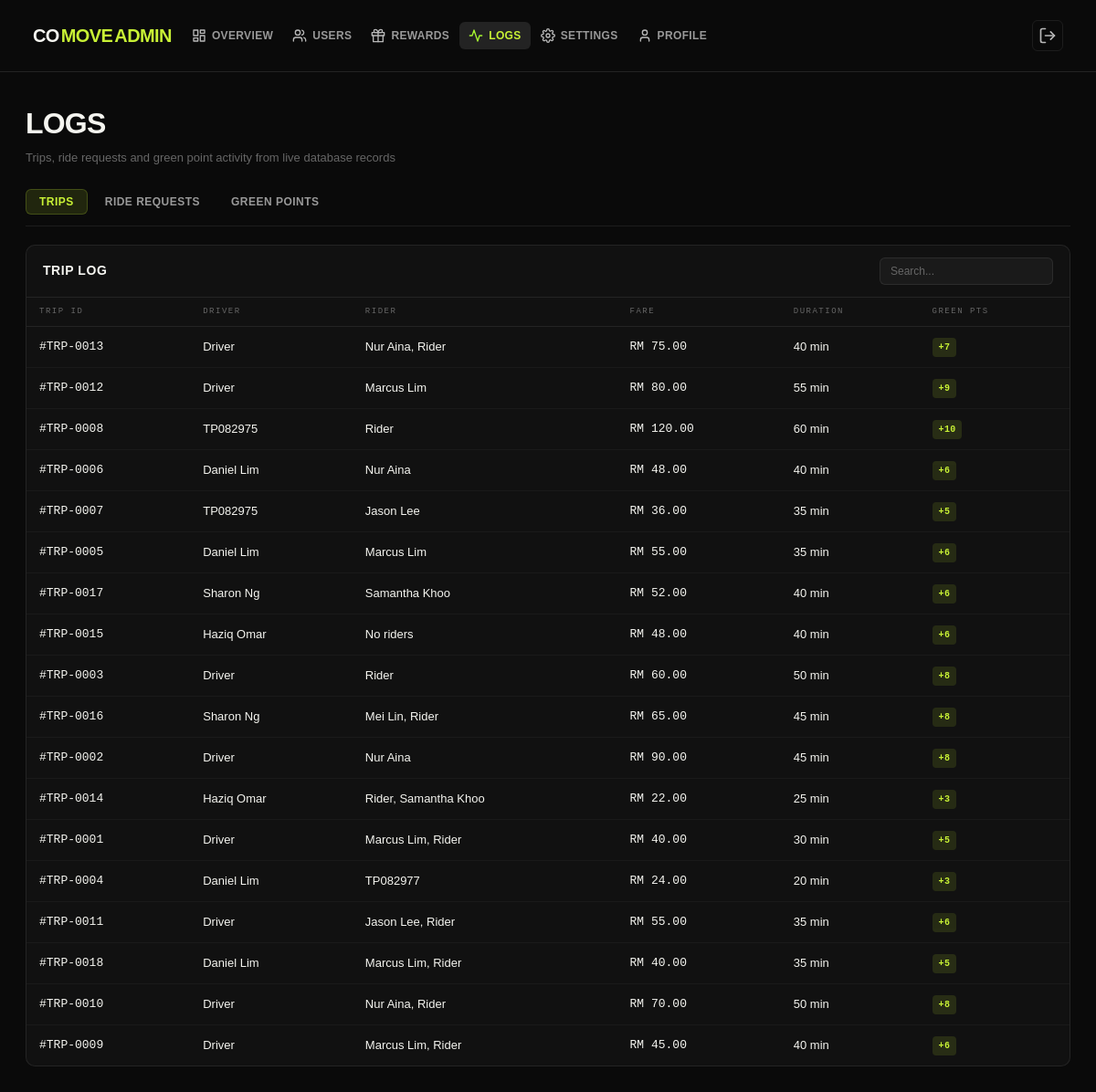
Page /src/roles/admin/logs.php (signed in) on the earlier database version.
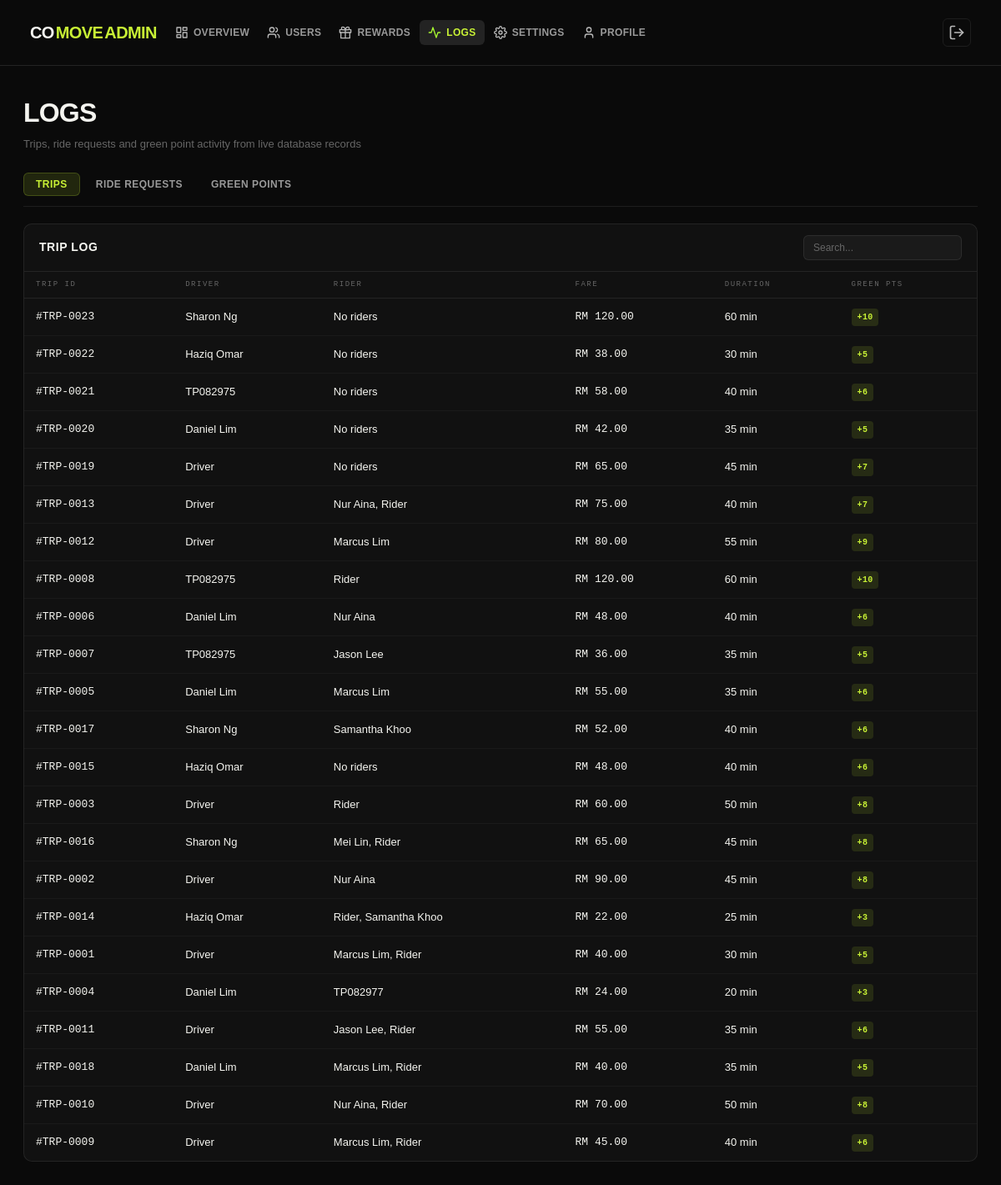
Same page on the later database version.
### tables this page shows
CREATE TABLE `trip` (
  `trip_id` int(11) NOT NULL,
  `driver_id` int(11) NOT NULL,
  `start_location` varchar(100) NOT NULL,
  `end_location` varchar(100) NOT NULL,
  `departure_time` datetime NOT NULL,
  `total_seats` int(11) NOT NULL DEFAULT 0,
  `estimated_duration` int(11) DEFAULT NULL,
  `total_amount` decimal(10,2) NOT NULL DEFAULT 0.00,
  `gained_point` float DEFAULT NULL,
  `trip_status` varchar(20) NOT NULL DEFAULT 'scheduled' CHECK (`trip_status` in ('scheduled','ongoing','completed'))
);

CREATE TABLE `driver` (
  `driver_id` int(11) NOT NULL,
  `name` varchar(50) NOT NULL,
  `email` varchar(100) NOT NULL,
  `password` varchar(255) NOT NULL,
  `phone_number` varchar(20) NOT NULL,
  `profile_photo` mediumblob DEFAULT NULL,
  `created_at` datetime NOT NULL DEFAULT current_timestamp(),
  `approved_by` int(11) DEFAULT NULL,
  `driver_status` varchar(20) NOT NULL DEFAULT 'pending' CHECK (`driver_status` in ('pending','active','rejected','banned')),
  `nric_number` char(12) NOT NULL,
  `nric_front_image` mediumblob NOT NULL,
  `nric_back_image` mediumblob NOT NULL,
  `license_front_image` mediumblob NOT NULL,
  `license_back_image` mediumblob NOT NULL,
  `license_expiry_date` date NOT NULL,
  `vehicle_model` varchar(20) DEFAULT NULL,
  `plate_number` char(10) NOT NULL,
  `color` varchar(20) DEFAULT NULL
);

### src/roles/admin/includes/bootstrap.php (called while the page is built, shortened)
<?php
function adminEscape($value): string
{
    return htmlspecialchars((string) $value, ENT_QUOTES, 'UTF-8');
}
function adminFetchAll(mysqli $dbConn, string $sql, string $types = '', array $params = []): array
{
    $stmt = mysqli_prepare($dbConn, $sql);
    mysqli_stmt_execute($stmt);
    $result = mysqli_stmt_get_result($stmt);
    $rows = [];
    while ($row = mysqli_fetch_assoc($result)) {
        $rows[] = $row;
    }
    return $rows;
}

### src/roles/admin/logs.php (the view, shortened to what this page needs)
<?php
$activePage = 'logs';
require_once __DIR__ . '/includes/header.php';
$tripLogs = adminFetchAll(
    $dbConn,
    "SELECT
        t.trip_id,
        d.name AS driver_name,
        COALESCE(GROUP_CONCAT(DISTINCT r.name ORDER BY r.name SEPARATOR ', '), 'No riders') AS rider_names,
        t.total_amount,
        t.estimated_duration,
        t.gained_point
     FROM TRIP t
     INNER JOIN DRIVER d ON d.driver_id = t.driver_id
     LEFT JOIN RIDE_REQUEST rq ON rq.trip_id = t.trip_id AND rq.request_status = 'approved'
     LEFT JOIN RIDER r ON r.rider_id = rq.rider_id
     GROUP BY t.trip_id, d.name, t.total_amount, t.estimated_duration, t.gained_point
     ORDER BY t.departure_time DESC"
);
?>
  <main class="dashboard-main">
    <h1 class="page-title">Logs</h1>
    <p class="page-subtitle">Trips, ride requests and green point activity from live database records</p>
    <div class="sub-tabs">
      <button class="sub-tab active" id="ltab-trips" onclick="switchTab('ltab-','logsub-',['trips','requests','gpoints'],'trips')">Trips</button>
      <button class="sub-tab" id="ltab-requests" onclick="switchTab('ltab-','logsub-',['trips','requests','gpoints'],'requests')">Ride Requests</button>
      <button class="sub-tab" id="ltab-gpoints" onclick="switchTab('ltab-','logsub-',['trips','requests','gpoints'],'gpoints')">Green Points</button>
    </div>
    <div id="logsub-trips">
      <div class="card">
        <div class="card-header"><span class="card-title">Trip Log</span><div class="card-actions"><input class="search-input" placeholder="Search..." oninput="filterTable('tripsTable',this.value)"></div></div>
        <div class="table-wrap">
          <table id="tripsTable">
            <thead><tr><th>Trip ID</th><th>Driver</th><th>Rider</th><th>Fare</th><th>Duration</th><th>Green Pts</th></tr></thead>
            <tbody>
              <?php foreach ($tripLogs as $trip) { ?>
                <tr>
                  <td style="font-family:'DM Mono',monospace">#TRP-<?php echo adminEscape(str_pad((string) $trip['trip_id'], 4, '0', STR_PAD_LEFT)); ?></td>
                  <td><?php echo adminEscape($trip['driver_name']); ?></td>
                  <td><?php echo adminEscape($trip['rider_names']); ?></td>
                  <td style="font-family:'DM Mono',monospace">RM <?php echo adminEscape(number_format((float) $trip['total_amount'], 2)); ?></td>
                  <td><?php echo adminEscape((int) $trip['estimated_duration']); ?> min</td>
                  <td><span class="badge b-lime">+<?php echo adminEscape((int) $trip['gained_point']); ?></span></td>
                </tr>
              <?php } ?>
            </tbody>
          </table>
        </div>
      </div>
    </div>
  </main>
<?php require_once __DIR__ . '/includes/footer.php'; ?>

### src/roles/admin/includes/header.php (shortened to what this page needs)
<?php
require_once __DIR__ . '/bootstrap.php';
$activePage = isset($activePage) ? $activePage : '';
function adminNavClass(string $page, string $activePage): string
{
    return $page === $activePage ? 'nav-item active' : 'nav-item';
}
?>
<!DOCTYPE html>
<html lang="en">
<head>
  <link rel="stylesheet" href="../../public-assets/style.css">
  <link rel="stylesheet" href="admin.css">
</head>
<body>
  <nav class="top-nav admin-nav-bg">
    <div class="nav-inner">
      <a href="dashboard.php" class="logo">CO<span>MOVE</span> <span>Admin</span></a>
      <div class="nav-items">
        <a href="dashboard.php" class="<?php echo adminNavClass('dashboard', $activePage); ?>"><img src="../../public-assets/icons/layout-dashboard.svg" width="16" height="16" class="icon-img" alt="" aria-hidden="true"> Overview</a>
        <a href="users.php" class="<?php echo adminNavClass('users', $activePage); ?>"><img src="../../public-assets/icons/users.svg" width="16" height="16" class="icon-img" alt="" aria-hidden="true"> Users</a>
        <a href="rewards.php" class="<?php echo adminNavClass('rewards', $activePage); ?>"><img src="../../public-assets/icons/gift.svg" width="16" height="16" class="icon-img" alt="" aria-hidden="true"> Rewards</a>
        <a href="logs.php" class="<?php echo adminNavClass('logs', $activePage); ?>"><img src="../../public-assets/icons/activity.svg" width="16" height="16" class="icon-img" alt="" aria-hidden="true"> Logs</a>
        <a href="settings.php" class="<?php echo adminNavClass('settings', $activePage); ?>"><img src="../../public-assets/icons/settings.svg" width="16" height="16" class="icon-img" alt="" aria-hidden="true"> Settings</a>
        <a href="profile.php" class="<?php echo adminNavClass('profile', $activePage); ?>"><img src="../../public-assets/icons/user.svg" width="16" height="16" class="icon-img" alt="" aria-hidden="true"> Profile</a>
      </div>
      <a href="../../../index.php" class="nav-logout"><img src="../../public-assets/icons/log-out.svg" width="20" height="20" class="icon-img" alt="" aria-hidden="true"></a>
    </div>
  </nav>

### src/roles/admin/includes/footer.php (shortened to what this page needs)
</body>
</html>

### src/public-assets/style.css (style rules this page uses)
*, *::before, *::after { margin: 0; padding: 0; box-sizing: border-box; }
:root { --forest: #0f2a1d; --lime: #c4f547; --lime-50:#abd53f; --black: #000000; --white: #ffffff; --gray-50: #f9fafb; --gray-100: #f3f4f6; --gray-200: #e5e7eb; --gray-300: #d1d5db; --gray-400: #9ca3af; --gray-500: #6b7280; --gray-600: #4b5563; --gray-700: #374151; --gray-800: #1f2937; --gray-900: #111827; --red-50: #fef2f2; --red-100: #fee2e2; --red-200: #fecaca; --red-500: #ef4444; --red-600: #dc2626; --red-700: #b91c1c; --green-50: #f0fdf4; --green-100: #dcfce7; --green-600: #16a34a; --green-700: #15803d; --yellow-100: #fef9c3; --yellow-400: #facc15; --yellow-600: #ca8a04; --yellow-700: #a16207; --yellow-800: #854d0e; --blue-100: #dbeafe; --blue-700: #1d4ed8; --purple-100: #f3e8ff; --purple-700: #7e22ce; --font-sans: "Inter", system-ui, -apple-system, sans-serif; --font-display: Impact, Haettenschweiler, "Arial Narrow Bold", sans-serif; }
html { scroll-behavior: smooth; }
body { font-family: var(--font-sans); color: var(--gray-900); background: var(--white); line-height: 1.5; -webkit-font-smoothing: antialiased; -moz-osx-font-smoothing: grayscale; }
a { color: inherit; text-decoration: none; }
img { max-width: 100%; display: block; }
.top-nav { position: sticky; top: 0; z-index: 50; width: 100%; padding: 12px 16px; }
.top-nav .nav-inner { max-width: 1200px; margin: 0 auto; display: flex; justify-content: space-between; align-items: center; gap: 8px; }
.top-nav .logo { font-size: 20px; font-weight: 900; letter-spacing: -0.05em; flex-shrink: 0; }
.nav-items { display: none; align-items: center; gap: 2px; overflow: hidden; min-width: 0; }
.nav-item { display: flex; align-items: center; gap: 6px; padding: 8px 12px; border-radius: 8px; font-size: 13px; font-weight: 700; white-space: nowrap; transition: all 0.2s; }
.nav-logout { display: inline-flex; align-items: center; justify-content: center; padding: 8px; border-radius: 8px; transition: all 0.2s; }
.icon-img { display: inline-block; vertical-align: middle; flex-shrink: 0; }
.top-nav .icon-img, .bottom-nav .icon-img { filter: brightness(0) saturate(100%) invert(72%); }
.top-nav .nav-item.active .icon-img, .bottom-nav a.active .icon-img { filter: brightness(0) saturate(100%) invert(86%) sepia(73%) saturate(555%) hue-rotate(25deg) brightness(103%) contrast(92%); }
@media (min-width: 768px) { .nav-items { display: flex; } }

Differences in the rows shown:
added trip: trip_id "0023", driver.name "Sharon Ng", rider_names "No riders", total_amount "120.00", estimated_duration "60", gained_point "10"
added trip: trip_id "0022", driver.name "Haziq Omar", rider_names "No riders", total_amount "38.00", estimated_duration "30", gained_point "5"
added trip: trip_id "0021", driver.name "TP082975", rider_names "No riders", total_amount "58.00", estimated_duration "40", gained_point "6"
added trip: trip_id "0020", driver.name "Daniel Lim", rider_names "No riders", total_amount "42.00", estimated_duration "35", gained_point "5"
added trip: trip_id "0019", driver.name "Driver", rider_names "No riders", total_amount "65.00", estimated_duration "45", gained_point "7"
